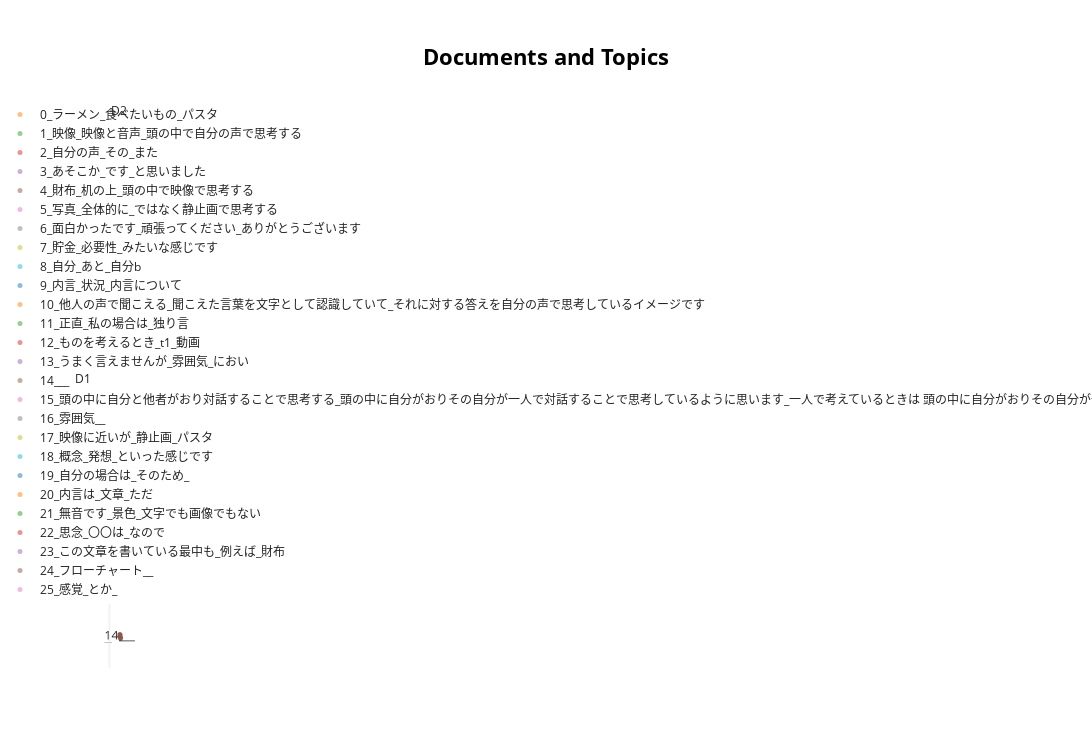

Notebook source saved alongside this figure:
### Code cell
reduced_embeddings = UMAP(n_neighbors=15, n_components=2, min_dist=0.01, random_state=42).fit_transform(embeddings)
topic_model.visualize_documents(
    docs=processed_data,
    reduced_embeddings=reduced_embeddings  # Pass reduced embeddings
)
